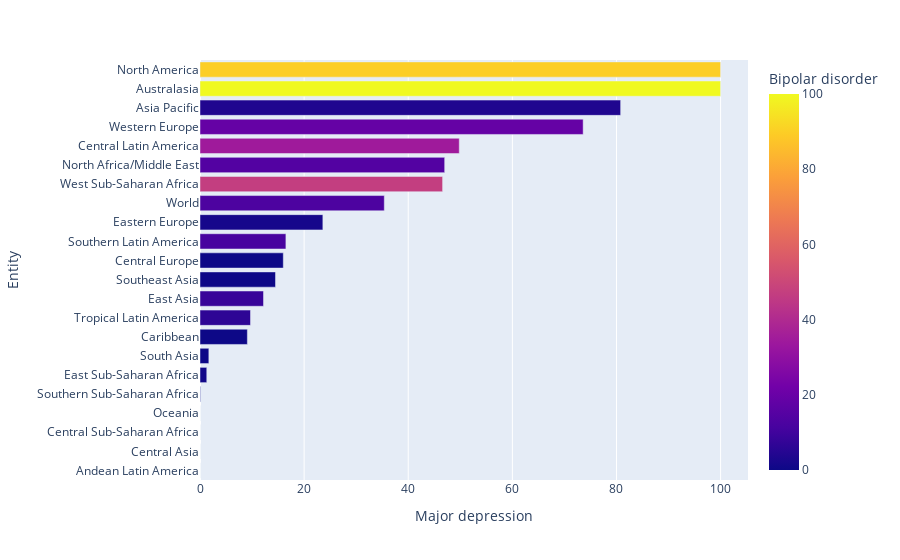

Here is the notebook cell this chart was saved with:
### Markdown cell above
# Visualizations with Plotly

### Code cell
df2.sort_values(by= "Major depression" ,inplace=True)
plt.figure(dpi=200)
fig = px.bar(df2, x="Major depression", y="Entity", orientation='h',color='Bipolar disorder')
fig.show()

### Figure 1 — Plotly figure (JSON) as saved in the notebook; plotly's stock layout.template omitted (floating-point values rounded to 4 significant figures)
{"data": [{"alignmentgroup": "True", "hovertemplate": "Major depression=%{x}<br>Entity=%{y}<br>Bipolar disorder=%{marker.color}<extra></extra>", "legendgroup": "", "marker": {"color": [0, 0, 0, 0, 0, 0.9, 0, 0, 6.4, 8.4, 0, 0, 11.6, 1.7, 12.9, 47, 14.5, 34.5, 19, 3.8, 100, 89.8], "coloraxis": "coloraxis", "pattern": {"shape": ""}}, "name": "", "offsetgroup": "", "orientation": "h", "showlegend": false, "textposition": "auto", "type": "bar", "x": [0, 0, 0, 0, 0.1, 1.3, 1.7, 9.1, 9.7, 12.2, 14.5, 16, 16.5, 23.6, 35.4, 46.6, 47, 49.8, 73.6, 80.8, 100, 100], "xaxis": "x", "y": ["Andean Latin America", "Central Asia", "Central Sub-Saharan Africa", "Oceania", "Southern Sub-Saharan Africa", "East Sub-Saharan Africa", "South Asia", "Caribbean", "Tropical Latin America", "East Asia", "Southeast Asia", "Central Europe", "Southern Latin America", "Eastern Europe", "World", "West Sub-Saharan Africa", "North Africa/Middle East", "Central Latin America", "Western Europe", "Asia Pacific", "Australasia", "North America"], "yaxis": "y"}], "layout": {"autosize": true, "barmode": "relative", "coloraxis": {"colorbar": {"title": {"text": "Bipolar disorder"}}, "colorscale": [[0, "#0d0887"], [0.1111, "#46039f"], [0.2222, "#7201a8"], [0.3333, "#9c179e"], [0.4444, "#bd3786"], [0.5556, "#d8576b"], [0.6667, "#ed7953"], [0.7778, "#fb9f3a"], [0.8889, "#fdca26"], [1, "#f0f921"]]}, "legend": {"tracegroupgap": 0}, "margin": {"t": 60}, "xaxis": {"anchor": "y", "autorange": true, "domain": [0, 1], "range": [0, 105.3], "title": {"text": "Major depression"}, "type": "linear"}, "yaxis": {"anchor": "x", "autorange": true, "domain": [0, 1], "range": [-0.5, 21.5], "title": {"text": "Entity"}, "type": "category"}}}
